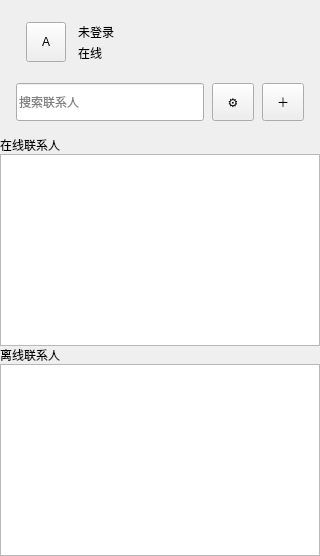
       <widget class="QWidget" name="sidebar" native="true">
        <property name="minimumSize">
         <size>
          <width>320</width>
          <height>0</height>
         </size>
        </property>
        <property name="maximumSize">
         <size>
          <width>320</width>
          <height>16777215</height>
         </size>
        </property>
        <layout class="QVBoxLayout" name="sidebarLayout">
         <property name="spacing">
          <number>0</number>
         </property>
         <property name="leftMargin">
          <number>0</number>
         </property>
         <property name="topMargin">
          <number>0</number>
         </property>
         <property name="rightMargin">
          <number>0</number>
         </property>
         <property name="bottomMargin">
          <number>0</number>
         </property>
         <item>
          <widget class="QWidget" name="toolbar" native="true">
           <property name="minimumSize">
            <size>
             <width>0</width>
             <height>136</height>
            </size>
           </property>
           <property name="maximumSize">
            <size>
             <width>16777215</width>
             <height>136</height>
            </size>
           </property>
           <layout class="QVBoxLayout" name="toolbarLayout">
            <property name="spacing">
             <number>12</number>
            </property>
            <property name="leftMargin">
             <number>16</number>
            </property>
            <property name="topMargin">
             <number>14</number>
            </property>
            <property name="rightMargin">
             <number>16</number>
            </property>
            <property name="bottomMargin">
             <number>14</number>
            </property>
            <item>
             <widget class="QWidget" name="myAccountInfo" native="true">
              <property name="cursor">
               <cursorShape>PointingHandCursor</cursorShape>
              </property>
              <layout class="QHBoxLayout" name="myAccountLayout">
               <property name="spacing">
                <number>12</number>
               </property>
               <property name="leftMargin">
                <number>10</number>
               </property>
               <property name="topMargin">
                <number>8</number>
               </property>
               <property name="rightMargin">
                <number>10</number>
               </property>
               <property name="bottomMargin">
                <number>8</number>
               </property>
               <item>
                <widget class="QToolButton" name="btnAvatar">
                 <property name="minimumSize">
                  <size>
                   <width>40</width>
                   <height>40</height>
                  </size>
                 </property>
                 <property name="maximumSize">
                  <size>
                   <width>40</width>
                   <height>40</height>
                  </size>
                 </property>
                 <property name="cursor">
                  <cursorShape>PointingHandCursor</cursorShape>
                 </property>
                 <property name="toolTip">
                  <string>我的账号（默认进入发消息界面）</string>
                 </property>
                 <property name="text">
                  <string>A</string>
                 </property>
                </widget>
               </item>
               <item>
                <widget class="QWidget" name="myAccountText" native="true">
                 <layout class="QVBoxLayout" name="myAccountTextLayout">
                  <property name="spacing">
                   <number>2</number>
                  </property>
                  <property name="leftMargin">
                   <number>0</number>
                  </property>
                  <property name="topMargin">
                   <number>0</number>
                  </property>
                  <property name="rightMargin">
                   <number>0</number>
                  </property>
                  <property name="bottomMargin">
                   <number>0</number>
                  </property>
                  <item>
                   <widget class="QLabel" name="labelMyName">
                    <property name="text">
                     <string>未登录</string>
                    </property>
                   </widget>
                  </item>
                  <item>
                   <widget class="QLabel" name="labelMyStatus">
                    <property name="text">
                     <string>在线</string>
                    </property>
                   </widget>
                  </item>
                 </layout>
                </widget>
               </item>
               <item>
                <spacer name="myAccountSpacer">
                 <property name="orientation">
                  <enum>Qt::Horizontal</enum>
                 </property>
                 <property name="sizeHint" stdset="0">
                  <size>
                   <width>40</width>
                   <height>20</height>
                  </size>
                 </property>
                </spacer>
               </item>
              </layout>
             </widget>
            </item>
            <item>
             <widget class="QWidget" name="searchRow" native="true">
              <layout class="QHBoxLayout" name="searchRowLayout">
               <property name="spacing">
                <number>8</number>
               </property>
               <property name="leftMargin">
                <number>0</number>
               </property>
               <property name="topMargin">
                <number>0</number>
               </property>
               <property name="rightMargin">
                <number>0</number>
               </property>
               <property name="bottomMargin">
                <number>0</number>
               </property>
               <item>
                <widget class="QLineEdit" name="editSearch">
                 <property name="minimumSize">
                  <size>
                   <width>0</width>
                   <height>38</height>
                  </size>
                 </property>
                 <property name="maximumSize">
                  <size>
                   <width>16777215</width>
                   <height>38</height>
                  </size>
                 </property>
                 <property name="placeholderText">
                  <string>搜索联系人</string>
                 </property>
                </widget>
               </item>
               <item>
                <widget class="QToolButton" name="btnSettings">
                 <property name="minimumSize">
                  <size>
                   <width>42</width>
                   <height>38</height>
                  </size>
                 </property>
                 <property name="maximumSize">
                  <size>
                   <width>42</width>
                   <height>38</height>
                  </size>
                 </property>
                 <property name="cursor">
                  <cursorShape>PointingHandCursor</cursorShape>
                 </property>
                 <property name="toolTip">
                  <string>设置</string>
                 </property>
                 <property name="text">
                  <string>⚙</string>
                 </property>
                </widget>
               </item>
               <item>
                <widget class="QToolButton" name="btnAddContact">
                 <property name="minimumSize">
                  <size>
                   <width>42</width>
                   <height>38</height>
                  </size>
                 </property>
                 <property name="maximumSize">
                  <size>
                   <width>42</width>
                   <height>38</height>
                  </size>
                 </property>
                 <property name="cursor">
                  <cursorShape>PointingHandCursor</cursorShape>
                 </property>
                 <property name="toolTip">
                  <string>添加联系人</string>
                 </property>
                 <property name="text">
                  <string>＋</string>
                 </property>
                </widget>
               </item>
              </layout>
             </widget>
            </item>
           </layout>
          </widget>
         </item>
         <item>
          <widget class="QWidget" name="contactList" native="true">
           <layout class="QVBoxLayout" name="contactListLayout">
            <property name="spacing">
             <number>0</number>
            </property>
            <property name="leftMargin">
             <number>0</number>
            </property>
            <property name="topMargin">
             <number>0</number>
            </property>
            <property name="rightMargin">
             <number>0</number>
            </property>
            <property name="bottomMargin">
             <number>0</number>
            </property>
            <item>
             <widget class="QLabel" name="labelOnline">
              <property name="text">
               <string>在线联系人</string>
              </property>
             </widget>
            </item>
            <item>
             <widget class="QListWidget" name="listContacts">
              <property name="focusPolicy">
               <enum>Qt::NoFocus</enum>
              </property>
              <property name="verticalScrollBarPolicy">
               <enum>Qt::ScrollBarAsNeeded</enum>
              </property>
              <property name="horizontalScrollBarPolicy">
               <enum>Qt::ScrollBarAlwaysOff</enum>
              </property>
              <property name="selectionMode">
               <enum>QAbstractItemView::SingleSelection</enum>
              </property>
             </widget>
            </item>
            <item>
             <widget class="QLabel" name="labelOffline">
              <property name="text">
               <string>离线联系人</string>
              </property>
             </widget>
            </item>
            <item>
             <widget class="QListWidget" name="listOffline">
              <property name="focusPolicy">
               <enum>Qt::NoFocus</enum>
              </property>
              <property name="verticalScrollBarPolicy">
               <enum>Qt::ScrollBarAsNeeded</enum>
              </property>
              <property name="horizontalScrollBarPolicy">
               <enum>Qt::ScrollBarAlwaysOff</enum>
              </property>
              <property name="selectionMode">
               <enum>QAbstractItemView::SingleSelection</enum>
              </property>
             </widget>
            </item>
           </layout>
          </widget>
         </item>
        </layout>
       </widget>
